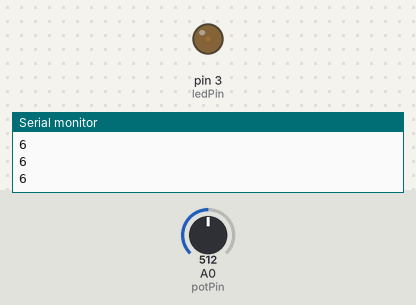
This sketch was run on a simulated Arduino Uno, built with avr-gcc and run on an emulated ATmega328P. Parts: output pins drawn as LEDs (lit = HIGH), the last lines printed to the serial monitor. The test bench sets the inputs (shaded band); at power-on: A0 (potPin) = 512.

Above: at 1.2 s.
1.3 s: A0 (potPin) set to 716
At 2.1 s:
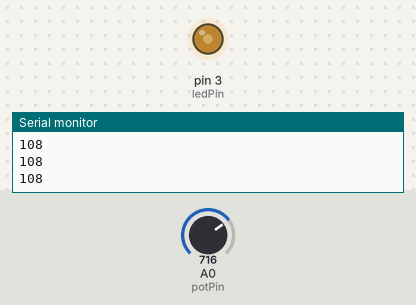
2.8 s: A0 (potPin) set to 900
At 3.2 s:
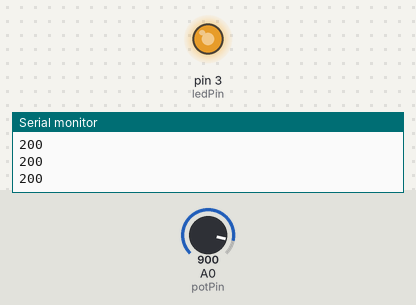
4.3 s: A0 (potPin) set to 306
At 5.5 s:
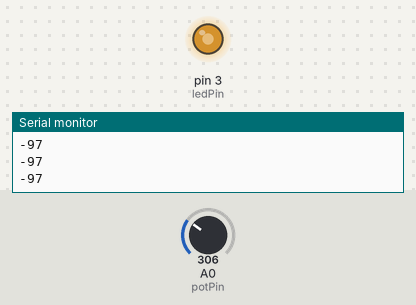
5.8 s: A0 (potPin) set to 0
At 6.7 s:
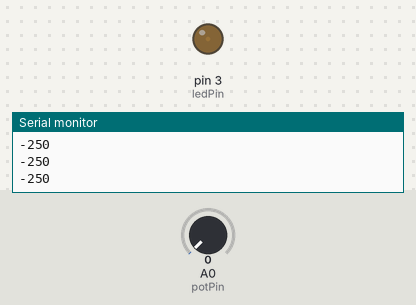
Timing chart, 0 to 8.3 s (numbered marks = the images above; inputs shaded):
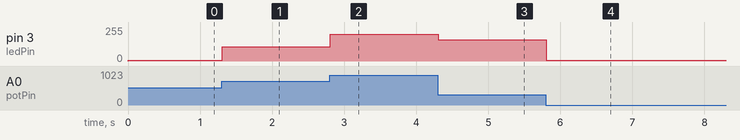

The sketch:

week_02_activity_02_voltage_divider_potentiometer.ino
```cpp
// Week 02 - Activity 03
// Voltage Divider using a Potentiometer
// The potentiometer controls the LED brightness (dimmer effect).
// Three different methods are shown to calculate LED brightness.

int potPin = A0;   // Potentiometer connected to analog input A0
int ledPin = 3;    // LED connected to digital PWM pin 3

void setup() {
  pinMode(ledPin, OUTPUT); // Set the LED pin as output
  Serial.begin(9600);      // Initialize Serial Monitor at 9600 baud
}

void loop() {
  // Read the potentiometer value (0 to 1023)
  int potValue = analogRead(potPin);

  // --- different ways to calculate LED brightness ---

  // Offset and scale (useful to observe midpoint behavior)
   int ledBrightness = (potValue - 500) / 2;

  // Using the map() function for a specific range (from 511 to 1023)
  // int ledBrightness = map(potValue, 511, 1023, 0, 255);

  // Print value on monitor
  Serial.println(ledBrightness);

  // Write the PWM value to control LED brightness
  analogWrite(ledPin, ledBrightness);
}
```

Measured:
- after the input at 1.3 s, pin 3 (ledPin): 6/255 → 108/255 at once
- after the input at 2.8 s, pin 3 (ledPin): 108/255 → 200/255 at once
- after the input at 4.3 s, pin 3 (ledPin): 200/255 → 159/255 at once
- after the input at 5.8 s, pin 3 (ledPin): 159/255 → 6/255 at once
